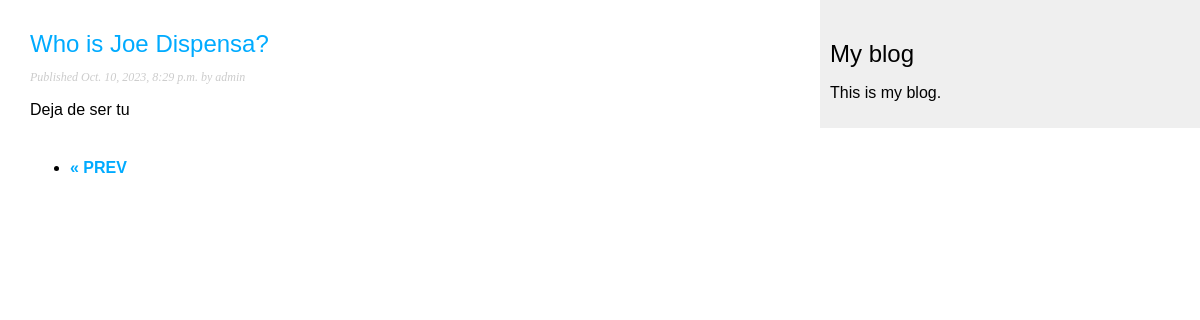
Screenshot of /blog/?page=2 with the database file from the repository.
### blog/models.py (models this page shows, shortened)
class Post(models.Model):
    class Status(models.TextChoices):
        DRAFT = 'DF', 'Draft'
        PUBLISHED = 'PB', 'Published'
    title = models.CharField(max_length=250)
    slug = models.SlugField(max_length=250, unique_for_date='publish')
    author = models.ForeignKey(User,
                             on_delete=models.CASCADE,
                             related_name='blog_posts')
    body = models.TextField()
    publish = models.DateTimeField(default=timezone.now)
    created = models.DateTimeField(auto_now_add=True)
    updated = models.DateTimeField(auto_now=True)
    status = models.CharField(max_length=2,
                              choices=Status.choices,
                              default=Status.DRAFT)
    objects = models.Manager()
    published = PublishedManager()
    class Meta:
        ordering = ['-publish']
        indexes = [
            models.Index(fields=['-publish'])
        ]
    def get_absolute_url(self):
        return reverse('blog:post_detail', args=[self.publish.year,
                                                 self.publish.month,
                                                 self.publish.day,
                                                 self.slug])

### blog/views.py (the view)
# urls.py: path('', views.PostListView.as_view(), name='post_list'),
class PostListView(ListView):
    queryset = Post.published.all()
    context_object_name = 'posts'
    paginate_by = 3
    template_name = 'blog/post/list.html'

### blog/templates/blog/post/list.html (shortened to what this page needs)
{% extends "blog/base.html" %}
{% block content %}
    {% for post in posts %}
        <h2>
            <a href="{{ post.get_absolute_url }}">
                {{ post.title }}
            </a>
        </h2>
        <p class="date">
            Published {{ post.publish }} by {{ post.author }}
        </p>
        {{ post.body|truncatewords:30|linebreaks }}
    {% endfor %}
    {% include 'pagination.html' with page=page_obj %}
{% endblock %}

### blog/static/css/blog.css (style rules this page uses)
body { margin:0; padding:0; font-family:helvetica, sans-serif; }
a { color:#00abff; text-decoration:none; }
h2 { font-weight:normal; margin:30px 0 0; }
p.date { color:#ccc; font-family: georgia, serif; font-size: 12px; font-style: italic; }

### rows the page displays
Post: title "Who is Joe Dispensa?", publish "Oct. 10, 2023, 8:29 p.m.", author "admin", body "Deja de ser tu"
